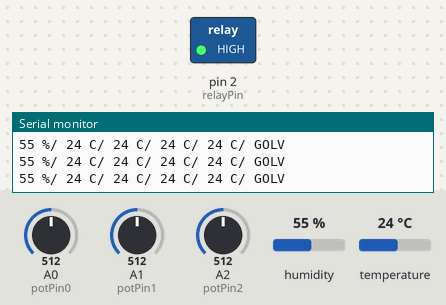
The sketch below on a simulated Arduino Mega 2560, built with avr-gcc and run on an emulated ATmega2560. Shown: switched loads named in the sketch (green lamp = pin HIGH), the last lines printed to the serial monitor. Inputs (shaded band) come from the test bench; at power-on: A2 (potPin2) = 512, A0 (potPin0) = 512, A1 (potPin1) = 512, humidity 55 %, temperature 24 °C.

Above: at 2.7 s.
2.8 s: A2 (potPin2) set to 266
4.8 s: A2 (potPin2) set to 237
At 6.6 s:
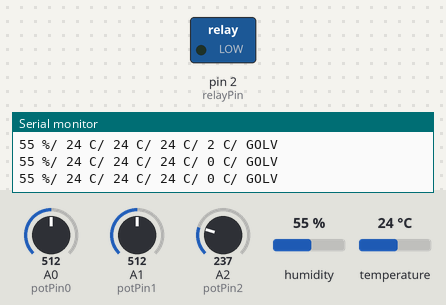
7.2 s: A2 (potPin2) set to 306
At 8.2 s:
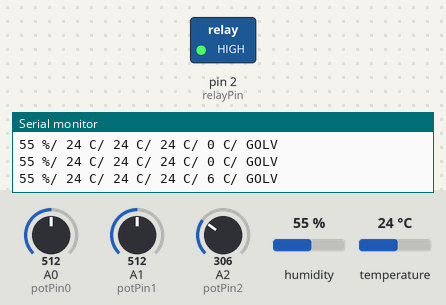
Timing chart, 0 to 10.2 s (numbered marks = the images above; inputs shaded):
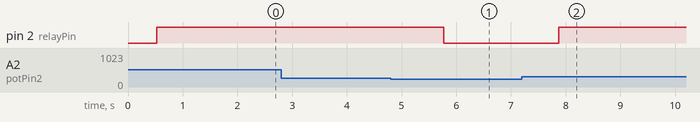

The sketch:

TEMPTEST.ino
```cpp
#include <dht.h>
#include <Wire.h>
#define dht_apin A8

dht DHT;

int hum;
int humTemp;
int potRes = 0;
String readString;

int potPin0 = A0;
int potPin1 = A1;
int potPin2 = A2;
int temp[3];
int relayPin = 2;
const byte slaveId = 3;

void setup() {
  // put your setup code here, to run once:
  Serial.begin(9600);
  pinMode(potPin0,INPUT);
  pinMode(potPin1,INPUT);
  pinMode(potPin2,INPUT);
  pinMode(relayPin, OUTPUT);
  Wire.begin(slaveId);
  Wire.onRequest(requestEvent);
  Wire.onReceive(receiveEvent);
}

void loop() {
    tempRead();
    delay(500);

    if(potRes<temp[2]){
      digitalWrite(relayPin,HIGH);
    }else{
      digitalWrite(relayPin,LOW);
    }

    Serial.print(hum);
    Serial.print(" %/ ");
    Serial.print(humTemp);
    Serial.print(" C/ ");
    Serial.print(temp[0]);
    Serial.print(" C/ ");
    Serial.print(temp[1]);
    Serial.print(" C/ ");
    Serial.print(temp[2]);
    Serial.println(" C/ GOLV");

  }
void tempRead(){
  int val;                //Create an integer variable
  val=analogRead(potPin0);      //Read the analog port 0 and store the value in val
  temp[0]=Thermister(val);   //Runs the fancy math on the raw analog value
  val=analogRead(potPin1);      //Read the analog port 0 and store the value in val
  temp[1]=Thermister(val);
  val=analogRead(potPin2);      //Read the analog port 0 and store the value in val
  temp[2]=Thermister(val);
 // temp[2]=temp[2]+10;

  DHT.read11(dht_apin);
  hum = DHT.humidity;
  humTemp = DHT.temperature;


}

double Thermister(int RawADC) {  //Function to perform the fancy math of the Steinhart-Hart equation
 double Temp;
 Temp = log(((10240000/RawADC) - 10000));
 Temp = 1 / (0.001129148 +(0.000234125 + (0.0000000876741 * Temp * Temp ))* Temp );
 Temp = Temp - 273.15;              // Convert Kelvin to Celsius
 //Temp = (Temp * 9.0)/ 5.0 + 32.0; // Celsius to Fahrenheit - comment out this line if you need Celsius
 return Temp;
}

void requestEvent(){

    Wire.print(hum);
    Wire.print("/");
    Wire.print(humTemp);
    Wire.print("/");
    Wire.print(temp[0]);
    Wire.print("/");
    Wire.print(temp[1]);
    Wire.print("/");
    Wire.print(temp[2]);
    Wire.print("/");


  }

void receiveEvent(int howMany){

    while(Wire.available() > 0){
    delay(3);
    char inChar = Wire.read();
    readString += inChar;
 }
    char flow[readString.length()+1];
    readString.toCharArray(flow,readString.length()+1);

    potRes = atoi(flow);
    Serial.println(potRes);
    readString = "";
}
```

Measured:
- the behaviour switches between 250 and 249 on A2 (potPin2) (found by bisection; images 0 and 1)
- after the input at 4.8 s, pin 2 (relayPin): HIGH → LOW after 0.98 s
- after the input at 7.2 s, pin 2 (relayPin): LOW → HIGH after 0.68 s
